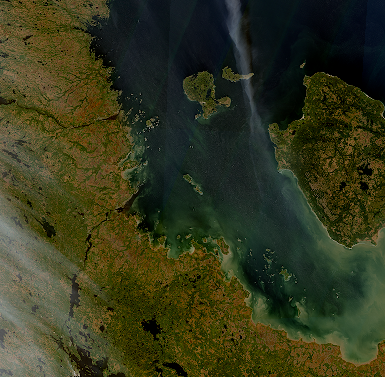
#> input picture media/uploads/image satellitaire.png, 385 x 377 px; its folder holds only this picture in this run
$ python fcm_example_usage.py
#> lines starting #> are read from the running program, lines starting #| are printed output that depends on the picture
### segmentation/segmentation_utils.py
import numpy as np
import cv2
from sklearn.cluster import KMeans
from sklearn.metrics import silhouette_score, calinski_harabasz_score
import matplotlib.pyplot as plt
import matplotlib.patches as patches
from matplotlib.colors import ListedColormap
import base64
import io
import logging
from scipy.spatial.distance import cdist
from scipy.stats import zscore

# Get logger for this module
logger = logging.getLogger('segmentation')

class FuzzyCMeans:
    """
    Robust Fuzzy C-Means implementation with predefined centroid support
    """
    def __init__(self, n_clusters, m=2.0, max_iter=100, tol=1e-4, random_state=42):
        self.n_clusters = n_clusters
        self.m = m  # Fuzziness parameter
        self.max_iter = max_iter
        self.tol = tol
        self.random_state = random_state
        self.cluster_centers_ = None
        self.u_ = None  # Membership matrix
        self.labels_ = None

    def _initialize_membership(self, X, initial_centers=None):
        """Initialize membership matrix"""
        n_samples = X.shape[0]

        if initial_centers is not None:
            # Initialize based on provided centers
            distances = cdist(X, initial_centers, metric='euclidean')
            # Avoid division by zero
            distances = np.fmax(distances, np.finfo(np.float64).eps)

            # Calculate membership based on distances
            u = np.zeros((self.n_clusters, n_samples))
            for i in range(self.n_clusters):
                for j in range(self.n_clusters):
                    u[i] += (distances[:, i] / distances[:, j]) ** (2 / (self.m - 1))
                u[i] = 1.0 / u[i]
        else:
            # Random initialization
            np.random.seed(self.random_state)
            u = np.random.rand(self.n_clusters, n_samples)
            u = u / np.sum(u, axis=0)

        return u

    def _update_centers(self, X, u):
        """Update cluster centers"""
        um = u ** self.m
        centers = np.dot(um, X) / np.sum(um, axis=1, keepdims=True)
        return centers

    def _update_membership(self, X, centers):
        """Update membership matrix"""
        distances = cdist(X, centers, metric='euclidean')
        distances = np.fmax(distances, np.finfo(np.float64).eps)

        u = np.zeros((self.n_clusters, X.shape[0]))
        for i in range(self.n_clusters):
            for j in range(self.n_clusters):
                u[i] += (distances[:, i] / distances[:, j]) ** (2 / (self.m - 1))
            u[i] = 1.0 / u[i]

        return u

    def fit(self, X, initial_centers=None):
        """Fit FCM to data"""
        X = np.array(X)
        if len(X.shape) == 1:
            X = X.reshape(-1, 1)

        # Initialize membership matrix
        u = self._initialize_membership(X, initial_centers)

        for iteration in range(self.max_iter):
            # Update centers
            centers = self._update_centers(X, u)

            # Update membership
            u_new = self._update_membership(X, centers)

            # Check convergence
            if np.linalg.norm(u_new - u) < self.tol:
                logger.info(f"FCM converged after {iteration + 1} iterations")
                break

            u = u_new

        self.cluster_centers_ = centers
        self.u_ = u
        self.labels_ = np.argmax(u, axis=0)

        return self

    # [11 lines left out: function predict, not called in this run]

def preprocess_image(image_input):
    """Load and preprocess the image for segmentation

    Args:
        image_input: Can be either a file path (string) or a file-like object (Django UploadedFile)
    """
    if isinstance(image_input, str):
        # Traditional file path
        image = cv2.imread(image_input)
        if image is None:
            error_msg = f"Failed to read image from {image_input}"
            logger.error(error_msg)
            raise ValueError(error_msg)
    else:
        # File-like object (Django UploadedFile)
        import numpy as np
        from PIL import Image

        # Read image from memory
        image_input.seek(0)  # Reset file pointer
        pil_image = Image.open(image_input)

        # Convert PIL image to OpenCV format
        if pil_image.mode == 'RGBA':
            pil_image = pil_image.convert('RGB')
        elif pil_image.mode == 'L':
            pil_image = pil_image.convert('RGB')

        # Convert to numpy array and BGR format (OpenCV standard)
        image = np.array(pil_image)
        image = cv2.cvtColor(image, cv2.COLOR_RGB2BGR)

    # Check if image is grayscale or RGB
    is_grayscale = len(image.shape) == 2 or (len(image.shape) == 3 and image.shape[2] == 1)

    if is_grayscale:
        # Convert to grayscale if it's not already
        if len(image.shape) == 3:
            image = cv2.cvtColor(image, cv2.COLOR_BGR2GRAY)
        original_image = image.copy()
        # Convert to RGB for processing but keep track it was grayscale
        image = cv2.cvtColor(image, cv2.COLOR_GRAY2RGB)
    else:
        # Convert BGR to RGB
        image = cv2.cvtColor(image, cv2.COLOR_BGR2RGB)
        original_image = image.copy()

    # Resize for faster processing if needed
    if max(image.shape[0], image.shape[1]) > 1000:
        scale = 1000 / max(image.shape[0], image.shape[1])
        width = int(image.shape[1] * scale)
        height = int(image.shape[0] * scale)
        image = cv2.resize(image, (width, height))
        original_image = cv2.resize(original_image, (width, height))

    return image, original_image, is_grayscale

# [265 lines left out: functions find_optimal_k_elbow_method, _find_elbow_kneedle, find_optimal_k_silhouette, find_optimal_k_calinski_harabasz, find_optimal_k_gap_statistic, _calculate_wk and 3 more, not called in this run]

def kmeans_segmentation_with_centroids(image, k):
    """Segment image using K-means clustering and return centroids"""
    logger.info(f"Starting K-means segmentation with k={k} clusters")

    # Reshape image to a 2D array of pixels
    h, w, channels = image.shape
    reshaped = image.reshape(h * w, channels)

    # Apply KMeans
    kmeans = KMeans(n_clusters=k, random_state=42, n_init=10)
    labels = kmeans.fit_predict(reshaped)

    # Reshape back to the original image shape
    segmented_image = labels.reshape(h, w)

    # Get cluster centers (centroids)
    centroids = kmeans.cluster_centers_

    # Calculate centroid positions in image coordinates
    centroid_positions = []
    for i in range(k):
        # Find pixels belonging to this cluster
        cluster_pixels = np.where(segmented_image == i)
        if len(cluster_pixels[0]) > 0:
            # Calculate the center of mass for this cluster
            center_y = float(np.mean(cluster_pixels[0]))
            center_x = float(np.mean(cluster_pixels[1]))
            centroid_positions.append((center_x, center_y))
        else:
            centroid_positions.append((float(w//2), float(h//2)))  # Default position

    logger.info(f"K-means segmentation completed with {k} clusters")
    return segmented_image, centroids, centroid_positions

def fcm_segmentation_with_centroids(image, segmented_image, initial_centroids, k):
    """Segment image using robust FCM implementation with predefined centroids"""
    logger.info(f"Starting robust FCM segmentation with k={k} clusters")

    # Reshape image to a 2D array of pixels
    h, w, channels = image.shape
    reshaped = image.reshape(h * w, channels)

    # Initialize FCM with provided centroids
    fcm = FuzzyCMeans(n_clusters=k, m=2.0, max_iter=100, tol=1e-4, random_state=42)

    # Fit FCM with initial centroids from K-means
    fcm.fit(reshaped, initial_centers=initial_centroids)

    # Get cluster membership for each pixel
    cluster_membership = fcm.labels_

    # Reshape back to the original image shape
    fcm_segmented_image = cluster_membership.reshape(h, w)

    # Get the refined centroids
    refined_centroids = fcm.cluster_centers_

    # Calculate FCM centroid positions in image coordinates
    fcm_centroid_positions = []
    for i in range(k):
        # Find pixels belonging to this cluster
        cluster_pixels = np.where(fcm_segmented_image == i)
        if len(cluster_pixels[0]) > 0:
            # Calculate the center of mass for this cluster
            center_y = float(np.mean(cluster_pixels[0]))
            center_x = float(np.mean(cluster_pixels[1]))
            fcm_centroid_positions.append((center_x, center_y))
        else:
            fcm_centroid_positions.append((float(w//2), float(h//2)))  # Default position

    logger.info(f"Robust FCM segmentation completed with {k} clusters")
    logger.info(f"Membership matrix shape: {fcm.u_.shape}")
    logger.info(f"Final centroids shape: {refined_centroids.shape}")

    return fcm_segmented_image, refined_centroids, fcm_centroid_positions

# [50 lines left out: function _simple_fcm_alternative, not called in this run]

def fcm_segmentation_with_custom_centroids(image, custom_centroids, k, m=2.0, max_iter=100):
    """
    Segment image using FCM with user-provided centroids

    Args:
        image: Input image (H, W, C)
        custom_centroids: User-provided centroids in color space (k, C)
        k: Number of clusters
        m: Fuzziness parameter (default 2.0)
        max_iter: Maximum iterations (default 100)

    Returns:
        fcm_segmented_image: Segmented image
        refined_centroids: Final centroids after FCM
        fcm_centroid_positions: Centroid positions in image coordinates
        membership_matrix: Fuzzy membership matrix
    """
    logger.info(f"Starting FCM segmentation with custom centroids, k={k}")

    # Reshape image to a 2D array of pixels
    h, w, channels = image.shape
    reshaped = image.reshape(h * w, channels)

    # Ensure custom centroids are in the right format
    custom_centroids = np.array(custom_centroids)
    if custom_centroids.shape[0] != k:
        raise ValueError(f"Number of custom centroids ({custom_centroids.shape[0]}) must match k ({k})")
    if custom_centroids.shape[1] != channels:
        raise ValueError(f"Centroid dimensions ({custom_centroids.shape[1]}) must match image channels ({channels})")

    # Initialize FCM with custom centroids
    fcm = FuzzyCMeans(n_clusters=k, m=m, max_iter=max_iter, tol=1e-4, random_state=42)

    # Fit FCM with custom centroids
    fcm.fit(reshaped, initial_centers=custom_centroids)

    # Get cluster membership for each pixel
    cluster_membership = fcm.labels_

    # Reshape back to the original image shape
    fcm_segmented_image = cluster_membership.reshape(h, w)

    # Get the refined centroids
    refined_centroids = fcm.cluster_centers_

    # Calculate FCM centroid positions in image coordinates
    fcm_centroid_positions = []
    for i in range(k):
        # Find pixels belonging to this cluster
        cluster_pixels = np.where(fcm_segmented_image == i)
        if len(cluster_pixels[0]) > 0:
            # Calculate the center of mass for this cluster
            center_y = float(np.mean(cluster_pixels[0]))
            center_x = float(np.mean(cluster_pixels[1]))
            fcm_centroid_positions.append((center_x, center_y))
        else:
            fcm_centroid_positions.append((float(w//2), float(h//2)))  # Default position

    logger.info(f"Custom FCM segmentation completed with {k} clusters")
    logger.info(f"Initial centroids: {custom_centroids}")
    logger.info(f"Refined centroids: {refined_centroids}")

    return fcm_segmented_image, refined_centroids, fcm_centroid_positions, fcm.u_

# [439 lines left out: functions generate_color_map, generate_true_color_map, create_true_color_segmented_image, plot_to_base64, visualize_k_analysis, visualize_kmeans_result and 4 more, not called in this run]

# Keep the old function for backward compatibility
def segment_image_with_new_principle(image_path, k):
    """Legacy function - now redirects to auto k detection"""
    return segment_image_with_auto_k(image_path)

### fcm_example_usage.py
#!/usr/bin/env python3
"""
Comprehensive example of using the new robust FCM implementation
with predefined centroids for image segmentation.

This example demonstrates:
1. How to use FCM with custom centroids
2. How to compare K-means vs FCM results
3. How to visualize membership matrices
4. How to adjust fuzziness parameters
"""

import numpy as np
import matplotlib.pyplot as plt
import cv2
from segmentation.segmentation_utils import (
    preprocess_image,
    kmeans_segmentation_with_centroids,
    fcm_segmentation_with_centroids,
    fcm_segmentation_with_custom_centroids,
    FuzzyCMeans
)

def example_1_basic_fcm_with_custom_centroids():
    """
    Example 1: Basic FCM segmentation with user-defined centroids
    """
    print("=== Example 1: Basic FCM with Custom Centroids ===")

    # Create a simple synthetic image
    image = np.zeros((200, 200, 3), dtype=np.uint8)

    # Add colored regions
    image[50:100, 50:100] = [255, 0, 0]    # Red square
    image[100:150, 50:100] = [0, 255, 0]   # Green square
    image[50:100, 100:150] = [0, 0, 255]   # Blue square
    image[100:150, 100:150] = [255, 255, 0] # Yellow square

    # Add some noise
    noise = np.random.normal(0, 10, image.shape).astype(np.int16)
    image = np.clip(image.astype(np.int16) + noise, 0, 255).astype(np.uint8)

    # Define custom centroids (what we expect the colors to be)
    custom_centroids = np.array([
        [255, 0, 0],      # Red
        [0, 255, 0],      # Green
        [0, 0, 255],      # Blue
        [255, 255, 0],    # Yellow
        [0, 0, 0]         # Black (background)
    ])

    k = len(custom_centroids)

    print(f"Image shape: {image.shape}")
    print(f"Using {k} custom centroids:")
    for i, centroid in enumerate(custom_centroids):
        print(f"  Centroid {i+1}: RGB{tuple(centroid)}")

    # Apply FCM with custom centroids
    fcm_segmented, refined_centroids, fcm_positions, membership = fcm_segmentation_with_custom_centroids(
        image, custom_centroids, k, m=2.0, max_iter=100
    )

    # Show results
    print("\nResults:")
    print("Original centroids -> Refined centroids:")
    for i, (orig, refined) in enumerate(zip(custom_centroids, refined_centroids)):
        movement = np.linalg.norm(refined - orig)
        print(f"  C{i+1}: {orig} -> [{refined[0]:.1f}, {refined[1]:.1f}, {refined[2]:.1f}] (movement: {movement:.2f})")

    # Visualize
    fig, axes = plt.subplots(2, 3, figsize=(15, 10))

    axes[0, 0].imshow(image)
    axes[0, 0].set_title('Original Synthetic Image')
    axes[0, 0].axis('off')

    axes[0, 1].imshow(fcm_segmented, cmap='tab10')
    axes[0, 1].set_title('FCM Segmentation')
    axes[0, 1].axis('off')

    # Show membership for first few clusters
    for i in range(min(3, k)):
        row = i // 3
        col = (i % 3) + (0 if i < 3 else 0)
        if i < 3:
            axes[0, 2].imshow(membership[i].reshape(image.shape[:2]), cmap='viridis')
            axes[0, 2].set_title(f'Membership Map - Cluster {i+1}')
            axes[0, 2].axis('off')
        else:
            axes[1, col].imshow(membership[i].reshape(image.shape[:2]), cmap='viridis')
            axes[1, col].set_title(f'Membership Map - Cluster {i+1}')
            axes[1, col].axis('off')

    # Show uncertainty map (entropy)
    entropy = -np.sum(membership * np.log(membership + 1e-10), axis=0)
    entropy_map = entropy.reshape(image.shape[:2])
    axes[1, 1].imshow(entropy_map, cmap='hot')
    axes[1, 1].set_title('Membership Uncertainty (Entropy)')
    axes[1, 1].axis('off')

    # Show true color reconstruction
    true_color_image = np.zeros_like(image)
    for i in range(k):
        mask = fcm_segmented == i
        true_color_image[mask] = refined_centroids[i].astype(np.uint8)

    axes[1, 2].imshow(true_color_image)
    axes[1, 2].set_title('True Color Reconstruction')
    axes[1, 2].axis('off')

    plt.tight_layout()
    plt.savefig('fcm_example_1_custom_centroids.png', dpi=150, bbox_inches='tight')
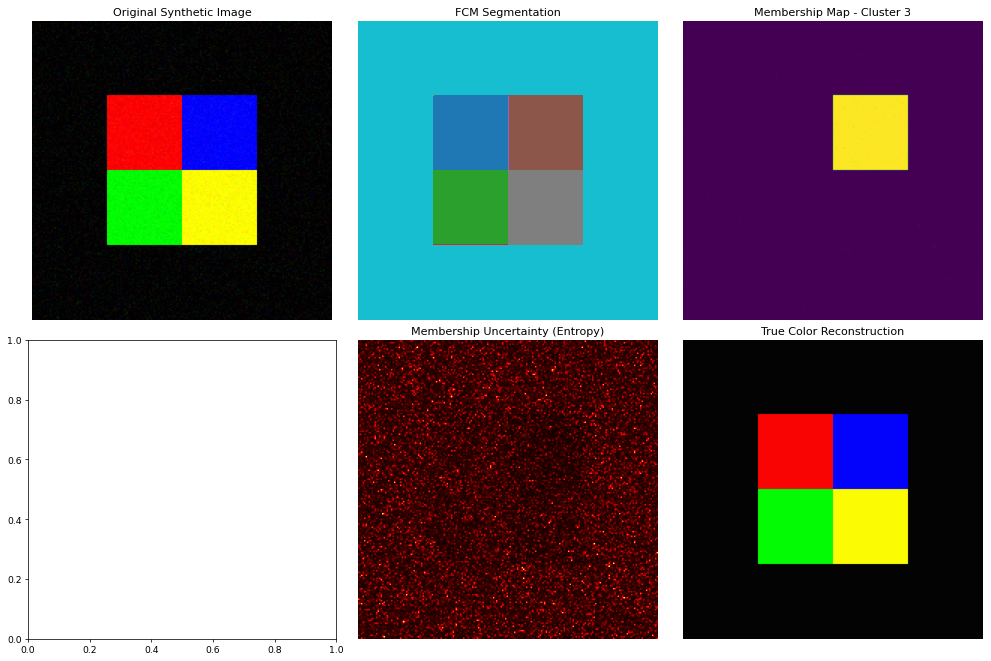
#> figure drawn by matplotlib, 5 panels
    plt.show()

    return image, fcm_segmented, refined_centroids, membership

def example_2_compare_kmeans_vs_fcm():
    """
    Example 2: Compare K-means initialization vs custom centroid initialization
    """
    print("\n=== Example 2: K-means vs Custom FCM Comparison ===")

    # Load a real image (you can replace this with your own image path)
    try:
        # Try to find an uploaded image
        import os
        upload_dir = "media/uploads"
        if os.path.exists(upload_dir):
            image_files = [f for f in os.listdir(upload_dir) if f.lower().endswith(('.jpg', '.jpeg', '.png', '.bmp'))]
            if image_files:
                image_path = os.path.join(upload_dir, image_files[0])
                print(f"Using image: {image_path}")
                image, original_image, is_grayscale = preprocess_image(image_path)
#> in preprocess_image, image is the input picture: shape (377, 385, 3); mean B, G, R 28.7, 55.1, 52
#> is_grayscale = False
            else:
                raise FileNotFoundError("No images found")
        else:
            raise FileNotFoundError("Upload directory not found")
    except:
        print("No real image found, creating synthetic image...")
        # Create a more complex synthetic image
        image = np.zeros((300, 300, 3), dtype=np.uint8)

        # Create gradient background
        for i in range(300):
            for j in range(300):
                image[i, j] = [i//3, j//3, (i+j)//6]

        # Add some distinct regions
        cv2.circle(image, (100, 100), 50, (255, 0, 0), -1)      # Red circle
        cv2.circle(image, (200, 100), 50, (0, 255, 0), -1)      # Green circle
        cv2.circle(image, (150, 200), 50, (0, 0, 255), -1)      # Blue circle

        original_image = image.copy()
        is_grayscale = False

    k = 4

    # Method 1: K-means initialization
    print("Running K-means segmentation...")
    kmeans_segmented, kmeans_centroids, kmeans_positions = kmeans_segmentation_with_centroids(image, k)
#> in kmeans_segmentation_with_centroids, `segmented_image = labels.reshape(h, w)`:
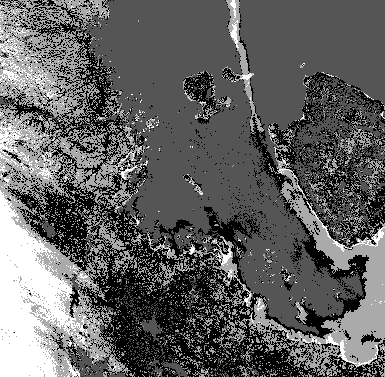
#> segmented_image: shape (377, 385) int32; min 0, max 3, mean 1.14; drawn with min black and max white
#> the loop in kmeans_segmentation_with_centroids, `for i in range(k):` made 4 passes
#> (cluster_pixels, center_y, center_x) on passes 1 to 4: (38455 positions, rows 0 to 376, columns 0 to 384, 229.9, 190.9), (59732 positions, rows 0 to 376, columns 0 to 384, 136.2, 236), (35034 positions, rows 0 to 376, columns 0 to 384, 206, 163.1), (11924 positions, rows 0 to 376, columns 0 to 384, 259.3, 59.86)
#> after the loop in kmeans_segmentation_with_centroids, `for i in range(k):`: centroid_positions = [(190.9, 229.9), (236, 136.2), (163.1, 206), (59.86, 259.3)]
#> kmeans_centroids = [[55.48, 58.73, 11.74], [16.43, 27.03, 20.91], [87.58, 80.39, 40.8], [115.5, 110.9, 87.43]]; kmeans_positions has the same summary as centroid_positions in kmeans_segmentation_with_centroids

    print("Running FCM with K-means initialization...")
    fcm_kmeans_segmented, fcm_kmeans_centroids, fcm_kmeans_positions = fcm_segmentation_with_centroids(
        image, kmeans_segmented, kmeans_centroids, k
    )
#> in fcm_segmentation_with_centroids, `fcm_segmented_image = cluster_membership.reshape(h, w)`:
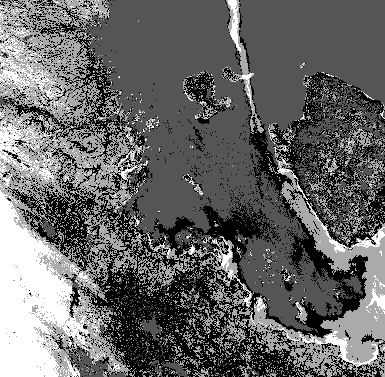
#> fcm_segmented_image: shape (377, 385) int64; min 0, max 3, mean 1.2; drawn with min black and max white
#> in fcm_segmentation_with_centroids, `refined_centroids = fcm.cluster_centers_`: refined_centroids = [[49.97, 55.12, 10.2], [14.16, 24.01, 20.43], [85.71, 76.68, 33.92], [110.3, 106.3, 80.78]]
#> the loop in fcm_segmentation_with_centroids, `for i in range(k):` made 4 passes
#> (cluster_pixels, center_y, center_x) on passes 1 to 4: (38002 positions, rows 0 to 376, columns 0 to 384, 229.6, 199.9), (55051 positions, rows 0 to 376, columns 0 to 384, 129.3, 235.5), (36873 positions, rows 0 to 376, columns 0 to 384, 207.6, 166.5), (15219 positions, rows 0 to 376, columns 0 to 384, 248.8, 76.87)
#> (the rest of the program and of its run is left out)
